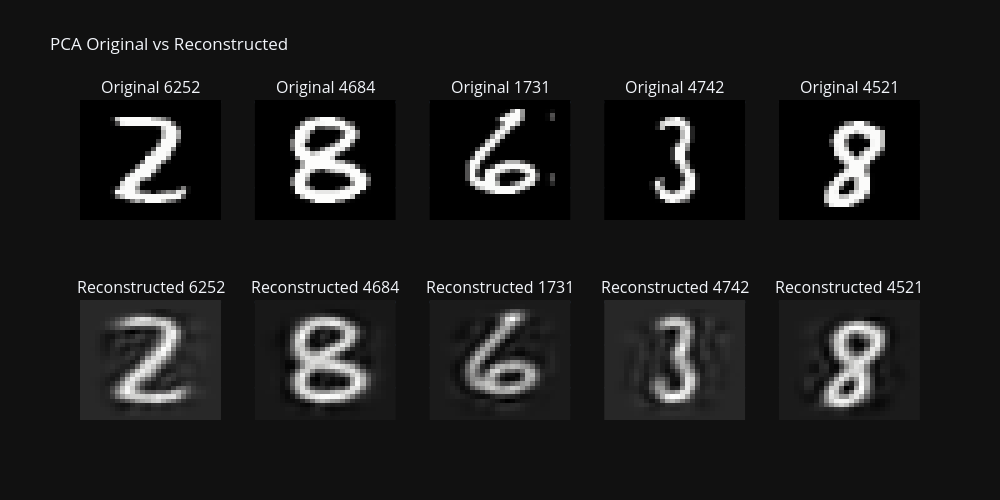

The notebook cell this image was saved under:
### Markdown cell above
## 6. Visualisation : original vs reconstruit

### Code cell
# Choix de 5 indices aléatoires pour comparer les originaux et les reconstruits par la PCA
np.random.seed(42)
indices = np.random.choice(X.shape[0], size=5, replace=False)

fig = make_subplots(
    rows=2, cols=5,
    subplot_titles=[f"Original {idx}" for idx in indices] + [f"Reconstructed {idx}" for idx in indices]
)

for i, idx in enumerate(indices):
    orig_img = X[idx].reshape(28, 28)
    recon_img = X_reconstructed[idx].reshape(28, 28)
    
    fig.add_trace(go.Heatmap(z=orig_img, colorscale="gray", showscale=False), row=1, col=i+1)
    fig.add_trace(go.Heatmap(z=recon_img, colorscale="gray", showscale=False), row=2, col=i+1)

fig.update_layout(
    height=500, width=1000,
    title_text="PCA Original vs Reconstructed",
    template="plotly_dark"
)

for row in [1, 2]:
    for col in range(1, 6):
        fig.update_yaxes(autorange="reversed", showticklabels=False, row=row, col=col)
        fig.update_xaxes(showticklabels=False, row=row, col=col)

fig.show()

### Figure 1 — Plotly figure (JSON) as saved in the notebook; plotly's stock layout.template omitted (floating-point values rounded to 4 significant figures; data arrays with more than 128 entries replaced by an {"elided": "..."} marker saying what was removed)
{"data": [{"colorscale": [[0, "rgb(0, 0, 0)"], [0.09091, "rgb(16, 16, 16)"], [0.1818, "rgb(38, 38, 38)"], [0.2727, "rgb(59, 59, 59)"], [0.3636, "rgb(81, 80, 80)"], [0.4545, "rgb(102, 101, 101)"], [0.5455, "rgb(124, 123, 122)"], [0.6364, "rgb(146, 146, 145)"], [0.7273, "rgb(171, 171, 170)"], [0.8182, "rgb(197, 197, 195)"], [0.9091, "rgb(224, 224, 223)"], [1, "rgb(254, 254, 253)"]], "showscale": false, "type": "heatmap", "xaxis": "x", "yaxis": "y", "z": {"elided": "28x28 float values"}}, {"colorscale": [[0, "rgb(0, 0, 0)"], [0.09091, "rgb(16, 16, 16)"], [0.1818, "rgb(38, 38, 38)"], [0.2727, "rgb(59, 59, 59)"], [0.3636, "rgb(81, 80, 80)"], [0.4545, "rgb(102, 101, 101)"], [0.5455, "rgb(124, 123, 122)"], [0.6364, "rgb(146, 146, 145)"], [0.7273, "rgb(171, 171, 170)"], [0.8182, "rgb(197, 197, 195)"], [0.9091, "rgb(224, 224, 223)"], [1, "rgb(254, 254, 253)"]], "showscale": false, "type": "heatmap", "xaxis": "x6", "yaxis": "y6", "z": {"elided": "28x28 float values"}}, {"colorscale": [[0, "rgb(0, 0, 0)"], [0.09091, "rgb(16, 16, 16)"], [0.1818, "rgb(38, 38, 38)"], [0.2727, "rgb(59, 59, 59)"], [0.3636, "rgb(81, 80, 80)"], [0.4545, "rgb(102, 101, 101)"], [0.5455, "rgb(124, 123, 122)"], [0.6364, "rgb(146, 146, 145)"], [0.7273, "rgb(171, 171, 170)"], [0.8182, "rgb(197, 197, 195)"], [0.9091, "rgb(224, 224, 223)"], [1, "rgb(254, 254, 253)"]], "showscale": false, "type": "heatmap", "xaxis": "x2", "yaxis": "y2", "z": {"elided": "28x28 float values"}}, {"colorscale": [[0, "rgb(0, 0, 0)"], [0.09091, "rgb(16, 16, 16)"], [0.1818, "rgb(38, 38, 38)"], [0.2727, "rgb(59, 59, 59)"], [0.3636, "rgb(81, 80, 80)"], [0.4545, "rgb(102, 101, 101)"], [0.5455, "rgb(124, 123, 122)"], [0.6364, "rgb(146, 146, 145)"], [0.7273, "rgb(171, 171, 170)"], [0.8182, "rgb(197, 197, 195)"], [0.9091, "rgb(224, 224, 223)"], [1, "rgb(254, 254, 253)"]], "showscale": false, "type": "heatmap", "xaxis": "x7", "yaxis": "y7", "z": {"elided": "28x28 float values"}}, {"colorscale": [[0, "rgb(0, 0, 0)"], [0.09091, "rgb(16, 16, 16)"], [0.1818, "rgb(38, 38, 38)"], [0.2727, "rgb(59, 59, 59)"], [0.3636, "rgb(81, 80, 80)"], [0.4545, "rgb(102, 101, 101)"], [0.5455, "rgb(124, 123, 122)"], [0.6364, "rgb(146, 146, 145)"], [0.7273, "rgb(171, 171, 170)"], [0.8182, "rgb(197, 197, 195)"], [0.9091, "rgb(224, 224, 223)"], [1, "rgb(254, 254, 253)"]], "showscale": false, "type": "heatmap", "xaxis": "x3", "yaxis": "y3", "z": {"elided": "28x28 float values"}}, {"colorscale": [[0, "rgb(0, 0, 0)"], [0.09091, "rgb(16, 16, 16)"], [0.1818, "rgb(38, 38, 38)"], [0.2727, "rgb(59, 59, 59)"], [0.3636, "rgb(81, 80, 80)"], [0.4545, "rgb(102, 101, 101)"], [0.5455, "rgb(124, 123, 122)"], [0.6364, "rgb(146, 146, 145)"], [0.7273, "rgb(171, 171, 170)"], [0.8182, "rgb(197, 197, 195)"], [0.9091, "rgb(224, 224, 223)"], [1, "rgb(254, 254, 253)"]], "showscale": false, "type": "heatmap", "xaxis": "x8", "yaxis": "y8", "z": {"elided": "28x28 float values"}}, {"colorscale": [[0, "rgb(0, 0, 0)"], [0.09091, "rgb(16, 16, 16)"], [0.1818, "rgb(38, 38, 38)"], [0.2727, "rgb(59, 59, 59)"], [0.3636, "rgb(81, 80, 80)"], [0.4545, "rgb(102, 101, 101)"], [0.5455, "rgb(124, 123, 122)"], [0.6364, "rgb(146, 146, 145)"], [0.7273, "rgb(171, 171, 170)"], [0.8182, "rgb(197, 197, 195)"], [0.9091, "rgb(224, 224, 223)"], [1, "rgb(254, 254, 253)"]], "showscale": false, "type": "heatmap", "xaxis": "x4", "yaxis": "y4", "z": {"elided": "28x28 float values"}}, {"colorscale": [[0, "rgb(0, 0, 0)"], [0.09091, "rgb(16, 16, 16)"], [0.1818, "rgb(38, 38, 38)"], [0.2727, "rgb(59, 59, 59)"], [0.3636, "rgb(81, 80, 80)"], [0.4545, "rgb(102, 101, 101)"], [0.5455, "rgb(124, 123, 122)"], [0.6364, "rgb(146, 146, 145)"], [0.7273, "rgb(171, 171, 170)"], [0.8182, "rgb(197, 197, 195)"], [0.9091, "rgb(224, 224, 223)"], [1, "rgb(254, 254, 253)"]], "showscale": false, "type": "heatmap", "xaxis": "x9", "yaxis": "y9", "z": {"elided": "28x28 float values"}}, {"colorscale": [[0, "rgb(0, 0, 0)"], [0.09091, "rgb(16, 16, 16)"], [0.1818, "rgb(38, 38, 38)"], [0.2727, "rgb(59, 59, 59)"], [0.3636, "rgb(81, 80, 80)"], [0.4545, "rgb(102, 101, 101)"], [0.5455, "rgb(124, 123, 122)"], [0.6364, "rgb(146, 146, 145)"], [0.7273, "rgb(171, 171, 170)"], [0.8182, "rgb(197, 197, 195)"], [0.9091, "rgb(224, 224, 223)"], [1, "rgb(254, 254, 253)"]], "showscale": false, "type": "heatmap", "xaxis": "x5", "yaxis": "y5", "z": {"elided": "28x28 float values"}}, {"colorscale": [[0, "rgb(0, 0, 0)"], [0.09091, "rgb(16, 16, 16)"], [0.1818, "rgb(38, 38, 38)"], [0.2727, "rgb(59, 59, 59)"], [0.3636, "rgb(81, 80, 80)"], [0.4545, "rgb(102, 101, 101)"], [0.5455, "rgb(124, 123, 122)"], [0.6364, "rgb(146, 146, 145)"], [0.7273, "rgb(171, 171, 170)"], [0.8182, "rgb(197, 197, 195)"], [0.9091, "rgb(224, 224, 223)"], [1, "rgb(254, 254, 253)"]], "showscale": false, "type": "heatmap", "xaxis": "x10", "yaxis": "y10", "z": {"elided": "28x28 float values"}}], "layout": {"annotations": [{"font": {"size": 16}, "showarrow": false, "text": "Original 6252", "x": 0.084, "xanchor": "center", "xref": "paper", "y": 1, "yanchor": "bottom", "yref": "paper"}, {"font": {"size": 16}, "showarrow": false, "text": "Original 4684", "x": 0.292, "xanchor": "center", "xref": "paper", "y": 1, "yanchor": "bottom", "yref": "paper"}, {"font": {"size": 16}, "showarrow": false, "text": "Original 1731", "x": 0.5, "xanchor": "center", "xref": "paper", "y": 1, "yanchor": "bottom", "yref": "paper"}, {"font": {"size": 16}, "showarrow": false, "text": "Original 4742", "x": 0.708, "xanchor": "center", "xref": "paper", "y": 1, "yanchor": "bottom", "yref": "paper"}, {"font": {"size": 16}, "showarrow": false, "text": "Original 4521", "x": 0.916, "xanchor": "center", "xref": "paper", "y": 1, "yanchor": "bottom", "yref": "paper"}, {"font": {"size": 16}, "showarrow": false, "text": "Reconstructed 6252", "x": 0.084, "xanchor": "center", "xref": "paper", "y": 0.375, "yanchor": "bottom", "yref": "paper"}, {"font": {"size": 16}, "showarrow": false, "text": "Reconstructed 4684", "x": 0.292, "xanchor": "center", "xref": "paper", "y": 0.375, "yanchor": "bottom", "yref": "paper"}, {"font": {"size": 16}, "showarrow": false, "text": "Reconstructed 1731", "x": 0.5, "xanchor": "center", "xref": "paper", "y": 0.375, "yanchor": "bottom", "yref": "paper"}, {"font": {"size": 16}, "showarrow": false, "text": "Reconstructed 4742", "x": 0.708, "xanchor": "center", "xref": "paper", "y": 0.375, "yanchor": "bottom", "yref": "paper"}, {"font": {"size": 16}, "showarrow": false, "text": "Reconstructed 4521", "x": 0.916, "xanchor": "center", "xref": "paper", "y": 0.375, "yanchor": "bottom", "yref": "paper"}], "height": 500, "title": {"text": "PCA Original vs Reconstructed"}, "width": 1000, "xaxis": {"anchor": "y", "domain": [0, 0.168], "showticklabels": false}, "xaxis10": {"anchor": "y10", "domain": [0.832, 1], "showticklabels": false}, "xaxis2": {"anchor": "y2", "domain": [0.208, 0.376], "showticklabels": false}, "xaxis3": {"anchor": "y3", "domain": [0.416, 0.584], "showticklabels": false}, "xaxis4": {"anchor": "y4", "domain": [0.624, 0.792], "showticklabels": false}, "xaxis5": {"anchor": "y5", "domain": [0.832, 1], "showticklabels": false}, "xaxis6": {"anchor": "y6", "domain": [0, 0.168], "showticklabels": false}, "xaxis7": {"anchor": "y7", "domain": [0.208, 0.376], "showticklabels": false}, "xaxis8": {"anchor": "y8", "domain": [0.416, 0.584], "showticklabels": false}, "xaxis9": {"anchor": "y9", "domain": [0.624, 0.792], "showticklabels": false}, "yaxis": {"anchor": "x", "autorange": "reversed", "domain": [0.625, 1], "showticklabels": false}, "yaxis10": {"anchor": "x10", "autorange": "reversed", "domain": [0, 0.375], "showticklabels": false}, "yaxis2": {"anchor": "x2", "autorange": "reversed", "domain": [0.625, 1], "showticklabels": false}, "yaxis3": {"anchor": "x3", "autorange": "reversed", "domain": [0.625, 1], "showticklabels": false}, "yaxis4": {"anchor": "x4", "autorange": "reversed", "domain": [0.625, 1], "showticklabels": false}, "yaxis5": {"anchor": "x5", "autorange": "reversed", "domain": [0.625, 1], "showticklabels": false}, "yaxis6": {"anchor": "x6", "autorange": "reversed", "domain": [0, 0.375], "showticklabels": false}, "yaxis7": {"anchor": "x7", "autorange": "reversed", "domain": [0, 0.375], "showticklabels": false}, "yaxis8": {"anchor": "x8", "autorange": "reversed", "domain": [0, 0.375], "showticklabels": false}, "yaxis9": {"anchor": "x9", "autorange": "reversed", "domain": [0, 0.375], "showticklabels": false}}}
